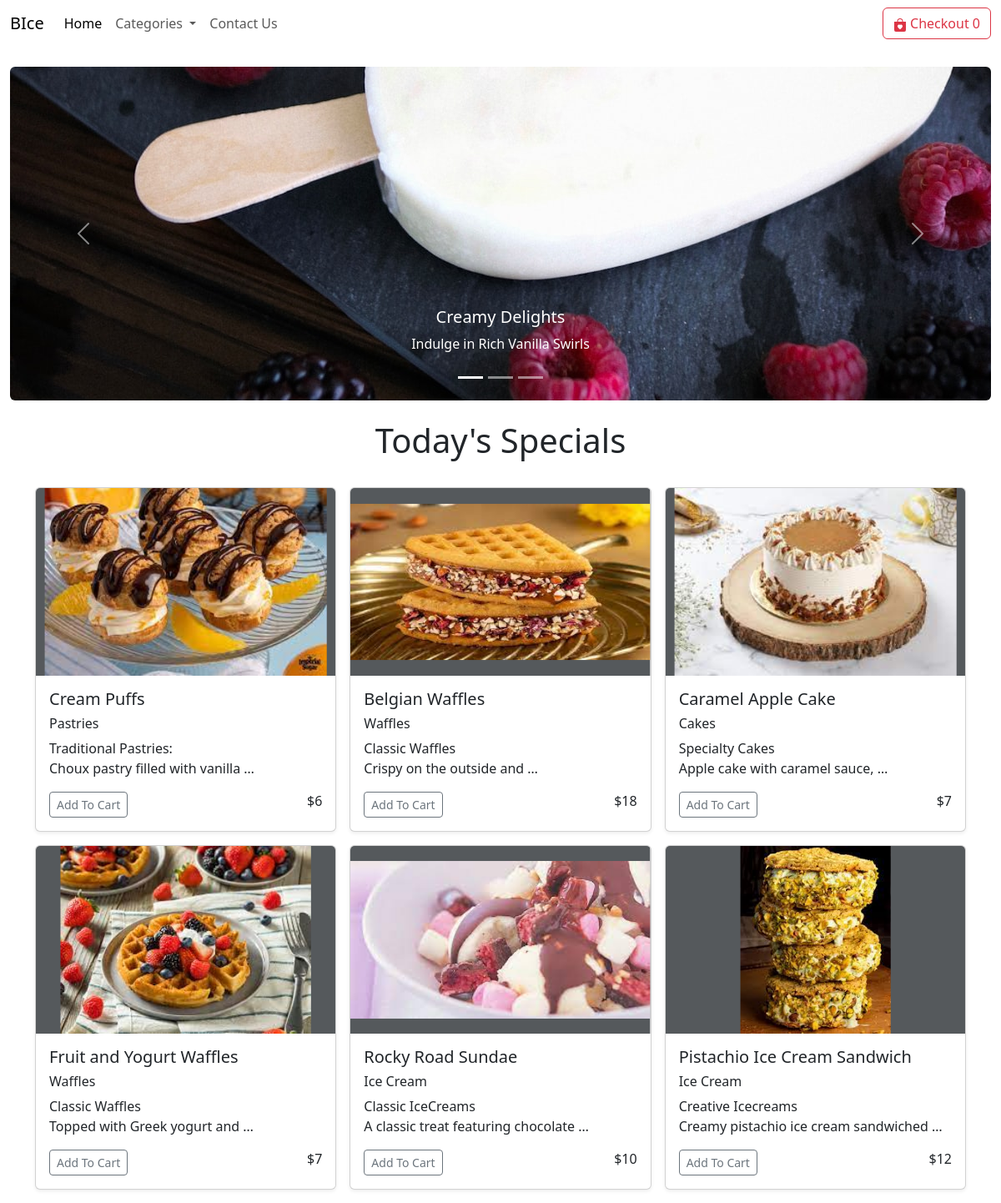
The page / on the database its author committed.
### home/models.py (models this page shows, shortened)
class Product(models.Model):
    name = models.CharField(max_length=127)
    price = models.IntegerField(default=0)
    category = models.CharField(max_length=255,default="")
    subcategory = models.CharField(max_length=255,default="")
    description = models.CharField(max_length=250, default='', blank=True, null=True)
    image = models.ImageField(upload_to='products/images')

### home/views.py (the view)
# urls.py: path('',views.index,name='home'),
def index(request):
    random_products = products(request)
    if random_products is None:
        random_products = get_random_products()
    params = {'products': random_products}
    return render(request, 'index.html', params)

### home/views.py (called while the page is built)
def should_refresh_products():
    global last_refresh_time
    if last_refresh_time is None:
        last_refresh_time = datetime.now()
        return True
    time_difference = datetime.now() - last_refresh_time
    if time_difference.total_seconds() >= 86400:
        last_refresh_time = datetime.now()
        return True
    return False

def get_random_products():
    all_products = Product.objects.all()
    num_products_to_display = 6
    random_products = random.sample(list(all_products), num_products_to_display)
    return random_products

def products(request):
    if should_refresh_products():
        random_products = get_random_products()
    else:
        random_products = None
    return random_products

### templates/index.html (shortened to what this page needs)
{% extends "base.html" %}
{% block body %}
<div class="container-fluid my-4">
    <div id="carouselExampleCaptions" class="carousel slide carousel-container">
        <div class="carousel-indicators">
            <button type="button" data-bs-target="#carouselExampleCaptions" data-bs-slide-to="0" class="active" aria-current="true" aria-label="Slide 1"></button>
            <button type="button" data-bs-target="#carouselExampleCaptions" data-bs-slide-to="1" aria-label="Slide 2"></button>
            <button type="button" data-bs-target="#carouselExampleCaptions" data-bs-slide-to="2" aria-label="Slide 3"></button>
        </div>
        <div class="carousel-inner rounded">
            <div class="carousel-item active carousel-slide">
                <img src="static\images\carousel_1.jpg" class="d-block w-100" alt="...">
                <div class="carousel-caption d-none d-md-block">
                    <h5>Creamy Delights</h5>
                    <p>Indulge in Rich Vanilla Swirls</p>
                </div>
            </div>
        </div>
        <button class="carousel-control-prev" type="button" data-bs-target="#carouselExampleCaptions" data-bs-slide="prev">
            <span class="carousel-control-prev-icon" aria-hidden="true"></span>
        </button>
        <button class="carousel-control-next" type="button" data-bs-target="#carouselExampleCaptions" data-bs-slide="next">
            <span class="carousel-control-next-icon" aria-hidden="true"></span>
        </button>
    </div>
</div>
{% load static %}
<div class="container">
    <h1 class="text-center ">Today's Specials</h1>
    <div class="row row-cols-1 row-cols-sm-2 row-cols-md-3 g-3 my-3">
        {% for product in products %}
        <div class="col">
            <div class="card shadow-sm">
                <svg class="bd-placeholder-img card-img-top" width="100%" height="225" xmlns="http://www.w3.org/2000/svg" role="img" aria-label="Placeholder: Thumbnail" preserveAspectRatio="xMidYMid slice" focusable="false">
                    <title>Product Image 1</title>
                    <rect width="100%" height="100%" fill="#55595c"></rect>
                    <image xlink:href="/media/{{product.image}} " width="100%" height="100%" />
                </svg>
                <div class="card-body">
                  <h5>{{ product.name }}</h5>
                  <h6>{{ product.category }}</h6>
                  <h7>{{ product.subcategory}}</h7>
                    <p class="card-text">{{ product.description|truncatewords:5}}</p>
                    <div class="d-flex justify-content-between align-items-center">
                        <div class="btn-group">
                            <button id="{{product.name}}" type="button" class="btn btn-sm btn-outline-secondary cart">Add To Cart</button>
                        </div>
                        <h6 class="text-xl-end">${{product.price}}</h6>
                    </div>
                </div>
            </div>
        </div>
        {% endfor %}
{% endblock body %}

### templates/index.html (style rules this page uses)
.carousel-container { width: 100%; max-width: 1200px; margin: 0 auto; }
.carousel-slide { height: 400px; }
.carousel-slide img { object-fit: cover; height: 100%; }

### rows shown on the page
Product: name "Cream Puffs", category "Pastries", subcategory "Traditional Pastries:", description "Choux pastry filled with vanilla …", price "6"
Product: name "Belgian Waffles", category "Waffles", subcategory "Classic Waffles", description "Crispy on the outside and …", price "18"
Product: name "Caramel Apple Cake", category "Cakes", subcategory "Specialty Cakes", description "Apple cake with caramel sauce, …", price "7"
Product: name "Fruit and Yogurt Waffles", category "Waffles", subcategory "Classic Waffles", description "Topped with Greek yogurt and …", price "7"
Product: name "Rocky Road Sundae", category "Ice Cream", subcategory "Classic IceCreams", description "A classic treat featuring chocolate …", price "10"
Product: name "Pistachio Ice Cream Sandwich", category "Ice Cream", subcategory "Creative Icecreams", description "Creamy pistachio ice cream sandwiched …", price "12"
